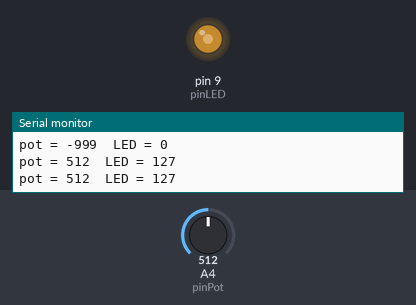
A sketch run on a simulated Arduino Uno, built with avr-gcc and run on an emulated ATmega328P. On the bench: output pins drawn as LEDs (lit = HIGH), the last lines printed to the serial monitor. The inputs (shaded band) are chosen by the test bench; at power-on: A4 (pinPot) = 512.

Above: at 1.3 s.
1.4 s: A4 (pinPot) set to 716
At 2.7 s:
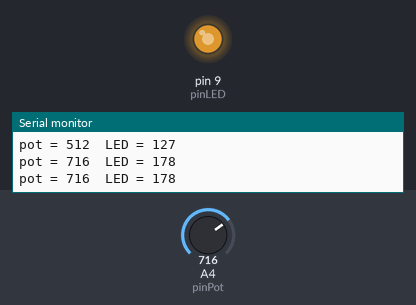
3.0 s: A4 (pinPot) set to 900
At 4.1 s:
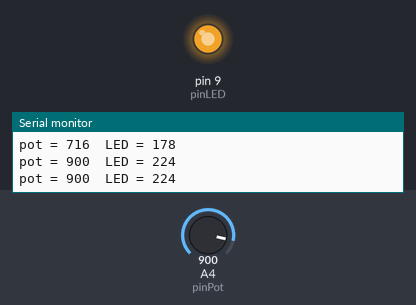
4.5 s: A4 (pinPot) set to 122
At 5.4 s:
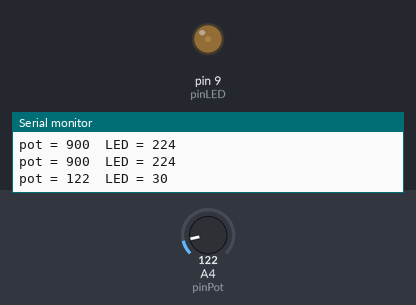
6.0 s: A4 (pinPot) set to 0
At 6.6 s:
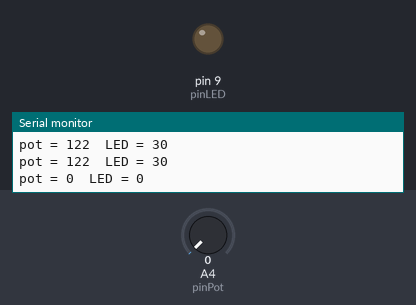
7.5 s: A4 (pinPot) set to 511
At 9.0 s:
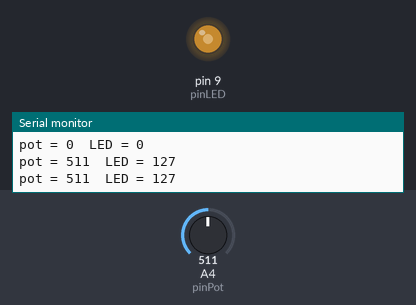
Timing chart, 0 to 10.0 s (numbered marks = the images above; inputs shaded):
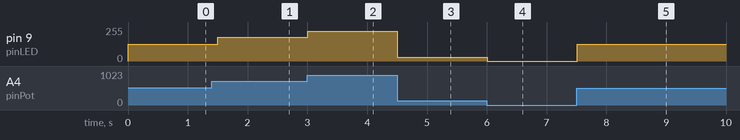

The sketch:

HCDE_539_E2a.ino
```cpp
/****************************************
 * Leo Salemann
 * HCDE 539 Physical Computing
 * University of Washinton
 * Assignment E2 Integrated Builds part A: Dimmer switch
 *
 * Sources:
 *   LED fader/PWM: https://www.arduino.cc/en/Tutorial/Fade
 *   Potentiometer: https://learn.adafruit.com/adafruit-arduino-lesson-8-analog-inputs/an-experiment
 *   Mapping function: HCDE temperature example
 *****************************************/

// Set some pins & other constants
const int pinPot          = A4;
const int pinLED          = 9;   // the PWM pin the LED is attached to


// Set some initial values
// For inputs, use -999 as a "sentinel" value.
// The first readying from the sensor shoudl be non-negative.
int potValue = -999;


//from http://www.arduino.cc/en/Tutorial/Fade
int brightness = 0;    // how bright the LED is
int fadeAmount = 5;    // how many points to fade the LED by

void setup()
{
  // setup  pinmodes
  pinMode(pinPot, INPUT);
  pinMode(pinLED, OUTPUT);

  // setup the serial port for sending data to the serial monitor or host computer
  Serial.begin(9600);
}

void loop()
{
  // print first, so we get initial values on the first iteration.
  Serial.print("pot = ");
  Serial.print(potValue);

  Serial.print("  LED = ");
  Serial.print(brightness);

  Serial.println("");

  // read some inputs
  potValue   = analogRead(pinPot);          // pot

  // based on HCDE temperature example **get better citation**
  // map Potentiiometer range (0-1023) to LED brigness range (0-255),
  // based on the range used in the adafruit fade xample
  brightness  = map(potValue, 0, 1023, 0, 255);

  //from http://www.arduino.cc/en/Tutorial/Fade
  analogWrite(pinLED, brightness);


  delay (500); //comment out for faster LED reaction.
}
```

Measured:
- after the input at 1.4 s, pin 9 (pinLED): 127/255 → 178/255 after 0.10 s
- after the input at 3.0 s, pin 9 (pinLED): 178/255 → 224/255 at once
- after the input at 4.5 s, pin 9 (pinLED): 224/255 → 30/255 at once
- after the input at 6.0 s, pin 9 (pinLED): 30/255 → 0/255 at once
- after the input at 7.5 s, pin 9 (pinLED): 0/255 → 127/255 at once
